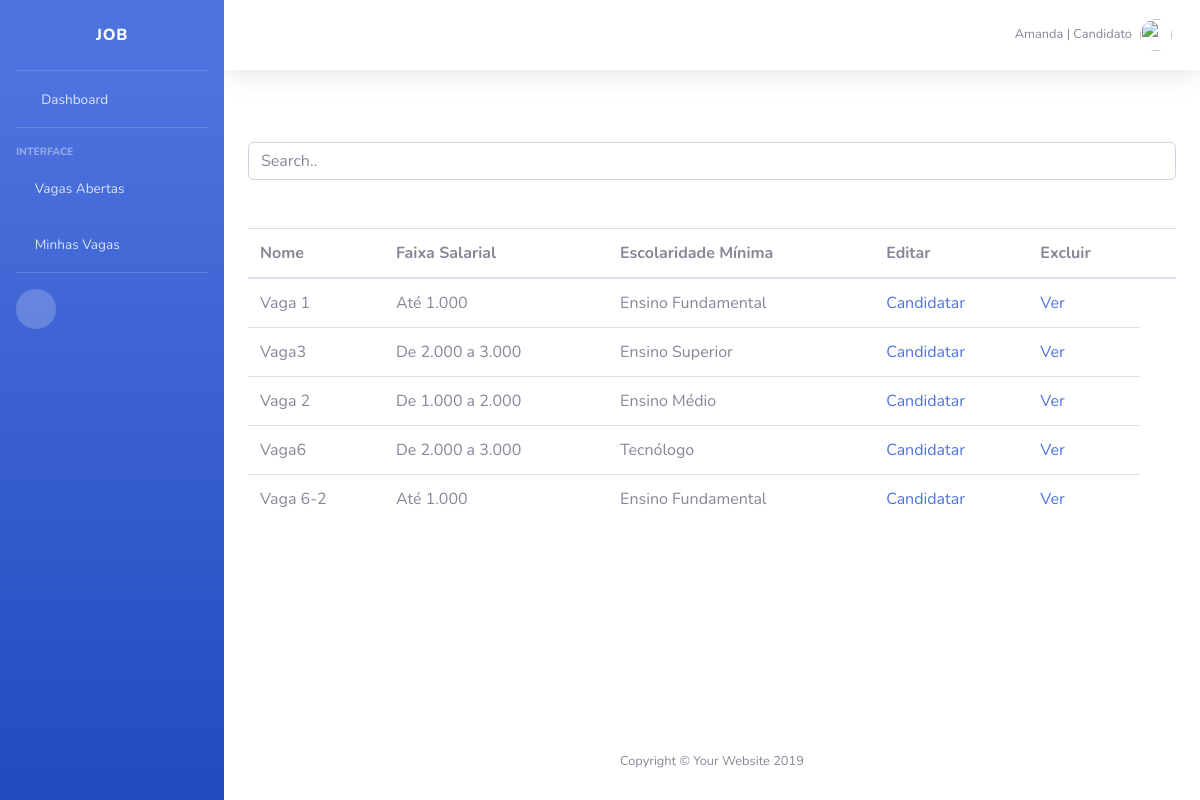
The page /dashboard/minhas_vagas/ (signed in) on the database its author committed.
### usuario/models.py (models this page shows)
class User(AbstractUser):
    categoria = models.PositiveIntegerField(default=0)
    username = models.CharField(max_length=10, unique=False, blank=True, null=True)
    email = models.EmailField(max_length=254, unique=True)
    is_superuser = models.BooleanField(default=True, )
    is_staff = models.BooleanField(default=True, )
    USERNAME_FIELD = 'email'
    REQUIRED_FIELDS = ['EMAIL_FIELD']
    def get_categoria(self):
        return self.categoria

### gestao/models.py (models this page shows, shortened)
class Vaga(models.Model):
    A1 = 'Até 1.000'
    D1A2 = 'De 1.000 a 2.000'
    D2A3 = 'De 2.000 a 3.000'
    AC3 = 'Acima de 3.000'
    FAIXA_SALARIAL = (
        (A1, 'Até 1.000'),
        (D1A2, 'De 1.000 a 2.000'),
        (D2A3, 'De 2.000 a 3.000'),
        (AC3, 'Acima de 3.000'),
    )
    EF = 'Ensino Fundamental'
    EM = 'Ensino Médio'
    TG = 'Tecnólogo'
    ES = 'Ensino Superior'
    PS = 'Pós / MBA / Mestrado'
    DR = 'Doutorado'
    ESCOLARIDADE = (
        (EF, 'Ensino Fundamental'),
        (EM, 'Ensino Médio'),
        (TG, 'Tecnólogo'),
        (ES, 'Ensino Superior'),
        (PS, 'Pós / MBA / Mestrado'),
        (DR, 'Doutorado'),
    )
    empresa = models.ForeignKey(User, on_delete=models.CASCADE, verbose_name='empresa')
    nome = models.CharField(max_length=50, default='')
    faixa_salarial = models.CharField(
        max_length=50,
        choices=FAIXA_SALARIAL,
        default=A1,
    )
    escolaridade = models.CharField(
        max_length=50,
        choices=ESCOLARIDADE,
        default=EF,
    )
    requisitos = models.TextField(max_length=500, default='')
    delete = models.BooleanField(default=False, editable=False)
    aplicacoes = models.ManyToManyField(Aplicacao, editable=False, blank=True
                                        )
    def __str__(self):
        return self.nome
    class Meta:
        verbose_name_plural = 'Vagas'

### gestao/views.py (the view)
# urls.py: path('minhas_vagas/', minhas_vagas, name='minhas_vagas'),
def minhas_vagas(request):
    if request.user.categoria == 1:
        vagas = Vaga.objects.all().filter(delete=False, empresa=request.user)
        return render(request, "minhas_vagas.html", {'vagas': vagas})
    else:
        vagas = Vaga.objects.filter(delete=False, aplicacoes__candidato=request.user).distinct()
        print(vagas)
        return render(request, "minhas_vagas.html", {'vagas': vagas})

### gestao/templates/minhas_vagas.html (shortened to what this page needs)
{% extends 'base.html' %}
{% block content %}
{% load static %}
    <br>
    <br>
    <div class="panel-default">
        <div class="panel-body">
            <input class="form-control" id="searchfield" type="text" placeholder="Search..">
            <br>
            <br>
            <div class="table-responsive">
                <table class="table table-hover">
                    <thead>
                    <tr>
                        <th>Nome</th>
                        <th>Faixa Salarial</th>
                        <th>Escolaridade Mínima</th>
                        <th>Editar</th>
                        <th>Excluir</th>
                        <th></th>
                    </tr>
                    </thead>
                    <tbody id="lista_vaga">
                    {% for vaga in vagas %}
                    {% if vaga.delete == False %}
                    <tr>
                        <td>{{ vaga.nome }}</td>
                        <td>{{ vaga.faixa_salarial }}</td>
                        <td>{{ vaga.escolaridade }}</td>
                         <td>
                            <a href="{% url 'aplicar_vaga' vaga.id %}" class="active">
                                Candidatar
                            </a>
                         </td>
                         <td>
                            <a href="" data-toggle="modal" data-target="#confirmDeleteItemModal" class="active">
                                Ver
                            </a>
                         </td>
                    </tr>
                    {% endif %}
                    {% endfor %}
                    </tbody>
                </table>
            </div>
        </div>
    </div>
{% endblock %}

### templates/base.html (shortened to what this page needs)
{% load static %}
<!DOCTYPE html>
<html lang="en">
<head>
  <link href="{% static 'vendor/fontawesome-free/css/all.min.css' %}" rel="stylesheet" type="text/css">
  <link href="{% static 'css/sb-admin-2.min.css' %}" rel="stylesheet">
</head>
<body id="page-top">
  <div id="wrapper">
    <ul class="navbar-nav bg-gradient-primary sidebar sidebar-dark accordion" id="accordionSidebar">
        <div class="sidebar-brand d-flex align-items-center justify-content-center">JOB</div>
      <hr class="sidebar-divider my-0">
      <li class="nav-item">
        <a class="nav-link" href="{% url 'dashboard' %}">
          <i class="fas fa-fw fa-tachometer-alt"></i>
          <span>Dashboard</span></a>
      </li>
      <hr class="sidebar-divider">
      <div class="sidebar-heading">
        Interface
      </div>
      <li class="nav-item">
        <a class="nav-link collapsed" href="{% url 'listar_vagas' %}" data-target="#collapseTwo" aria-expanded="true" aria-controls="collapseTwo">
          <i class="fas fa-bullhorn"></i>
          <span>Vagas Abertas</span>
        </a>
      </li>
      <li class="nav-item">
        <a class="nav-link collapsed" href="#" data-toggle="collapse" data-target="#collapseUtilities" aria-expanded="true" aria-controls="collapseUtilities">
          <i class="fas fa-briefcase"></i>
          <span>Minhas Vagas</span>
        </a>
      </li>
      <hr class="sidebar-divider">
      <div class="sidebar-heading">
      <div class="text-center d-none d-md-inline">
        <button class="rounded-circle border-0" id="sidebarToggle"></button>
      </div>
    </ul>
    <div id="content-wrapper" class="d-flex flex-column" style="background-color: white">
      <div id="content">
        <nav class="navbar navbar-expand navbar-light bg-white topbar mb-4 static-top shadow">
          <ul class="navbar-nav ml-auto">
            <li class="nav-item dropdown no-arrow">
              <a class="nav-link dropdown-toggle" href="#" id="userDropdown" role="button" data-toggle="dropdown" aria-haspopup="true" aria-expanded="false">
                <span class="mr-2 d-none d-lg-inline text-gray-600 small">
                  {{ user.first_name }} |
                  {% if user.get_categoria == 1 %}
                    Empresa
                  {% else %}
                    Candidato
                  {% endif %}
                </span>
                <img class="img-profile rounded-circle" src="{% static 'img/coach.png' %}">
              </a>
            </li>
          </ul>
        </nav>
        <div class="container-fluid" style="background-color: white">
          {% block content %}
          {% endblock %}
        </div>
      </div>
      <footer class="sticky-footer bg-white" >
        <div class="container my-auto">
          <div class="copyright text-center my-auto">
            <span>Copyright &copy; Your Website 2019</span>
          </div>
        </div>
      </footer>
    </div>
  </div>
</body>
</html>

### rows shown on the page
User: first_name "Amanda"
Vaga: nome "Vaga 1", faixa_salarial "Até 1.000", escolaridade "Ensino Fundamental"
Vaga: nome "Vaga3", faixa_salarial "De 2.000 a 3.000", escolaridade "Ensino Superior"
Vaga: nome "Vaga 2", faixa_salarial "De 1.000 a 2.000", escolaridade "Ensino Médio"
Vaga: nome "Vaga6", faixa_salarial "De 2.000 a 3.000", escolaridade "Tecnólogo"
Vaga: nome "Vaga 6-2", faixa_salarial "Até 1.000", escolaridade "Ensino Fundamental"
